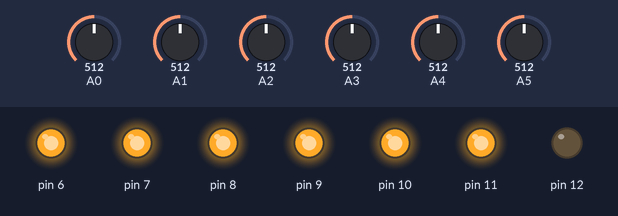
Simulated run of this sketch. Board: Arduino Uno, built with avr-gcc and run on an emulated ATmega328P. Parts: output pins drawn as LEDs (lit = HIGH). The inputs (shaded band) are chosen by the test bench; at power-on: A0 = 512, A1 = 512, A2 = 512, A3 = 512, A4 = 512, A5 = 512.

Above: at 0.1 s.
Timing chart, 0 to 1.6 s (numbered marks = the images above):
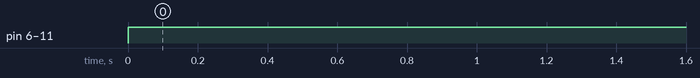

Measured:
- by itself, pin 6–11: LOW → HIGH at 0.00 s

The sketch:

Touch_Key.ino
```cpp
// #include "UsbKeyboard.h"
int InData1 = 0, InData2 = 0, InData3 = 0, InData4 = 0, InData5 = 0, InData0 = 0;  //触摸输入值暂存
int TouchSensitivity = 30; //触摸灵敏度。0~1023，越大越不灵敏
void setup()
{
  for(int i = A0; i <= A5; i++)
    {
      pinMode(i, INPUT);                        //A0~A5端设置为输入
    }

  for(int i = 6; i <= 12; i++)
    {
      pinMode(i, OUTPUT);                        //A0~A5端设置为输入
    }

  TIMSK0 &= !(1 << TOIE0);
}

void loop()
{
//  UsbKeyboard.update();
  //读取所有引脚电压值，并且由于上拉电阻原因，
  //默认所有引脚为最高电平1023，通过触摸拉低引脚电平。
  //所以数值由1024-analogRead(A0);
  InData0 = 1024 - analogRead(A0);
  InData1 = 1024 - analogRead(A1);
  InData2 = 1024 - analogRead(A2);
  InData3 = 1024 - analogRead(A3);
  InData4 = 1024 - analogRead(A4);
  InData5 = 1024 - analogRead(A5);
  //按照各种可能触发键盘事件
  if(InData0 >= TouchSensitivity)
   {
    digitalWrite(6, HIGH);
//    UsbKeyboard.sendKeyStroke(79); //right
   }
   else digitalWrite(6, LOW);

  if(InData1 >= TouchSensitivity)
   {
    digitalWrite(7, HIGH);
//    UsbKeyboard.sendKeyStroke(80);  //left
   }
     else digitalWrite(7, LOW);

  if(InData2 >= TouchSensitivity)
   {
    digitalWrite(8, HIGH);
//    UsbKeyboard.sendKeyStroke(81);  //down
   }
     else digitalWrite(8, LOW);

  if(InData3 >= TouchSensitivity)
   {
    digitalWrite(9, HIGH);
//    UsbKeyboard.sendKeyStroke(82);  //up
   }
     else digitalWrite(9, LOW);

  if(InData4 >= TouchSensitivity)
   {
    digitalWrite(10, HIGH);
//    UsbKeyboard.sendKeyStroke(KEY_SPACE);
   }
      else digitalWrite(10, LOW);

  if(InData5 >= TouchSensitivity)
   {
    digitalWrite(11, HIGH);
//    UsbKeyboard.sendKeyStroke(KEY_ENTER);
   }
      else digitalWrite(11, LOW);
  delay(100);
}
```
